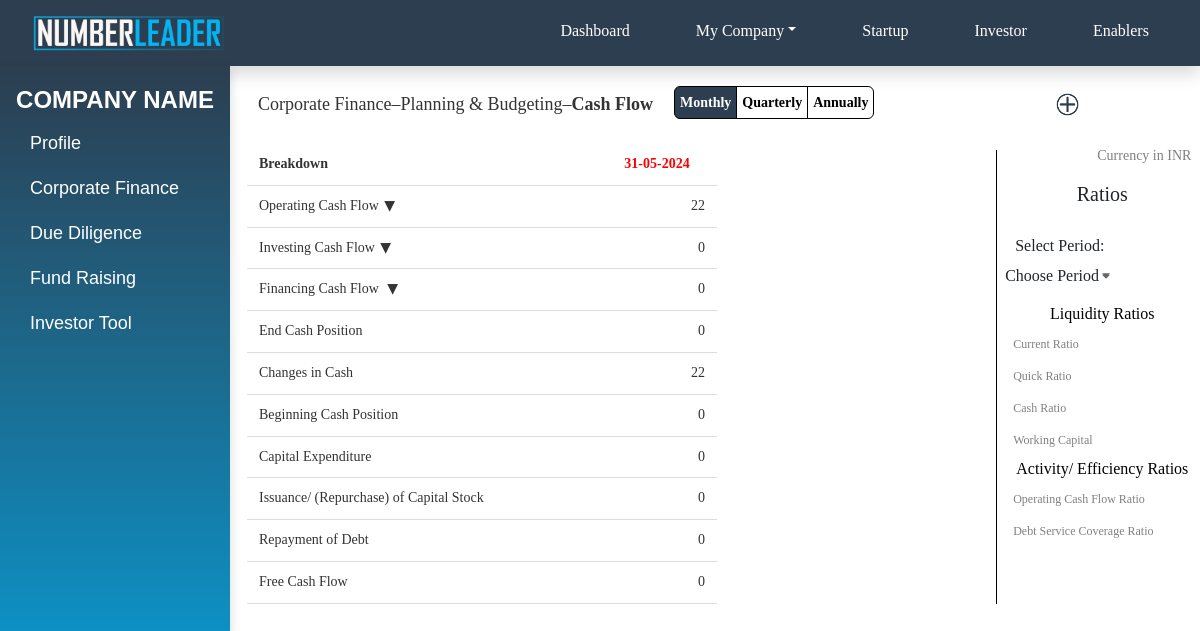
/planning_budgeting_cash_flow_table/C016/ (signed in), run on the app's committed database.
### app1/models.py (models this page shows)
class CashFlow(models.Model):
    company_id = models.ForeignKey(Company, on_delete=models.CASCADE)
    date = models.DateField()
    end_date = models.DateField(null=True)
    operating_cash_flow = models.IntegerField(default=0, null=True)
    net_income_from_continuing_operations = models.IntegerField(default=0, null=True)
    depreciation_and_amortization = models.IntegerField(default=0, null=True)
    change_in_working_capital = models.IntegerField(default=0, null=True)
    changes_in_receivables = models.IntegerField(default=0, null=True)
    change_in_inventory = models.IntegerField(default=0, null=True)
    change_in_hedging_assets_current = models.IntegerField(default=0, null=True)
    change_in_other_current_assets = models.IntegerField(default=0, null=True)
    change_in_payables_and_accrued_expense = models.IntegerField(default=0, null=True)
    change_in_pension_and_other_post_retirement_benefit_plans_current = models.IntegerField(default=0, null=True)
    change_in_current_debt_and_capital_lease_obligation = models.IntegerField(default=0, null=True)
    change_in_current_deferred_liabilities = models.IntegerField(default=0, null=True)
    change_in_other_current_liabilities = models.IntegerField(default=0, null=True)
    investing_cash_flow = models.IntegerField(default=0, null=True)
    cash_flow_from_continuing_investing_activities = models.IntegerField(default=0, null=True)
    net_ppe_purchase_and_sale = models.IntegerField(default=0, null=True)
    goodwill_and_other_intangible_assets = models.IntegerField(default=0, null=True)
    investments_and_advances = models.IntegerField(default=0, null=True)
    other_non_current_assets = models.IntegerField(default=0, null=True)
    financing_cash_flow = models.IntegerField(default=0, null=True)
    cash_flow_from_continuing_financing_activities = models.IntegerField(default=0, null=True)
    long_term_debt_and_capital_lease_obligation = models.IntegerField(default=0, null=True)
    non_current_deferred_liabilities = models.IntegerField(default=0, null=True)
    trade_and_other_payables_non_current = models.IntegerField(default=0, null=True)
    other_non_current_liabilities = models.IntegerField(default=0, null=True)
    common_stock_issuance_payments = models.IntegerField(default=0, null=True)
    common_stock_dividend_paid = models.IntegerField(default=0, null=True)
    end_cash_position = models.IntegerField(default=0, null=True)
    changes_in_cash = models.IntegerField(default=0, null=True)
    beginning_cash_position = models.IntegerField(default=0, null=True)
    capital_expenditure = models.IntegerField(default=0, null=True)
    issuance_repurchase_of_capital_stock = models.IntegerField(default=0, null=True)
    repayment_of_debt = models.IntegerField(default=0, null=True)
    free_cash_flow = models.IntegerField(default=0, null=True)
    monthly_or_quarterly_or_yearly = models.CharField(max_length=15, null=True)
    month_or_quarter_or_year_name = models.CharField(max_length=15, null=True)
    creator_id = models.CharField(max_length=15, null=True)
    modifier_id = models.CharField(max_length=15, null=True)
    created_date = models.DateTimeField(auto_now_add=True)
    modified_date = models.DateTimeField(auto_now=True)

### app1/views.py (the view, shortened to what this page needs)
# urls.py: path('planning_budgeting_cash_flow_table/<str:id>/',cashFlowTable,name='planning_budgeting_cash_flow_table'),
def cashFlowTable(request, id):
    company = Company.objects.get(company_id=id)
    cash_flows = CashFlow.objects.filter(company_id=id)
    months, quarters, years = get_months_quarters_years()
    balances=BalanceSheet.objects.filter(company_id=id)
    balance_data = []
    balance_data = []
    for balance in balances:
        balance_dict = {
             "end_date": balance.end_date.strftime('%d-%m-%Y') if balance.end_date else None,  # Format date as a string
            "monthly_or_quarterly_or_yearly": balance.monthly_or_quarterly_or_yearly,
            "cashandcashequivalents": float(balance.cash_and_cash_equivalents)  # Convert Decimal to float
        }
        balance_data.append(balance_dict)
    print("Balance JSON:", json.dumps(balance_data))  # Check if balance_data is correct
    cashratio = CashFlowRatios.objects.filter(company_id=id).values(
        'cashflowsheet_id',
        'current_ratio',
        'quick_ratio',
        'cash_ratio',
        'working_capital',
        'operating_cash_flow_ratio',
        'debt_service_coverage_ratio'
    )
    print(cash_flows)
    cashratio_list = list(cashratio)
    for ratio in cashratio_list:
        for key, value in ratio.items():
            if isinstance(value, Decimal):
                ratio[key] = float(value)
    context = {
    'company': company,
    'cash_flows': cash_flows,
    'months': months,
    'quarters': quarters,
    'years': years,
    'months_json': months_json,
    'quarters_json': quarters_json,
    'years_json': years_json,
    'cashratio_json': json.dumps(cashratio_list),  # Correct key and value
    'balance':json.dumps(balance_data)
}
    return render(request, 'admin/cash_flow_table.html', context)

### app1/context_processors.py (called while the page is built)
def custom_user(request):
    user_id = request.session.get('current_user_id')
    if user_id:
        try:
            user = User.objects.get(user_id=user_id)
            return {'current_user': user}
        except User.DoesNotExist:
            pass
    return {'current_user': None}

def custom_subuser(request):
    subuser_id = request.session.get('current_subuser_id')
    if subuser_id:
        try:
            subuser = Team.objects.get(subuser_id=subuser_id)
            return {'current_subuser': subuser}
        except Team.DoesNotExist:
            pass
    return {'current_subuser': None}

### app1/views.py (called while the page is built)
def get_months_quarters_years():
    months = ["April", "May", "June", "July", "August", "September", "October", "November", "December", "January", "February", "March"]
    quarters = ["Q1 Apr,May,Jun", "Q2 Jul,Aug,Sep", "Q3 Oct,Nov,Dec", "Q4 Jan,Feb,Mar"]
    years = [str(year) for year in range(2000, 2025)]
    return months, quarters, years

### templates/admin/cash_flow_table.html (shortened to what this page needs)
{% include 'admin/company_profile.html' %}
{% load static %}
{% block styles %}
<link rel="stylesheet" href="https://cdnjs.cloudflare.com/ajax/libs/font-awesome/5.15.4/css/all.min.css">
{% endblock styles %}
{% block content %}
        <div class="breadcrumb-container">
            <div class="breadcrumb">
                <span>Corporate Finance</span> &ndash; <span>Planning & Budgeting</span> &ndash; <span class="bold-text">Cash Flow</span>
                <div class="btn-group ms-3" style="padding: 5px !important;">
                    <button class="btn btn-primary">Monthly</button>
                    <button class="btn btn-primary">Quarterly</button>
                    <button class="btn btn-primary">Annually</button>
                </div>
            </div>
            <a href="#" class="btn btn-custom" id="plus" data-bs-toggle="modal" data-bs-target="#cash_flow"><img src="{% static 'images/add.png' %}" title="Add a new Statements"></a>
        </div>
<div class="container  mt-1">
    <div class="row">
        <div class="add-button-container">
            <div class="table-container mt-1">
                <div class="table-card-wrapper">
                <div class="table-wrapper">
                    <table class="cell">
                        <thead>
                            <tr>
                                <th class="rowview">Breakdown</th>
                                {% for income_statement in cash_flows %}
                                <th class="rowview1">
                                    <span class="end-date">{{ income_statement.end_date|date:'d-m-Y' }}</span>
                                   </th>
                                {% endfor %}
                            </tr>
                        </thead>
                        <tbody>
                            <tr>
                                <td>Operating Cash Flow<span class="expandable-icon" onclick="toggle(this, '#MS01a');"></span></td>
                                {% for income_statement in cash_flows %}
                                <td id="total_assets-{{ forloop.counter }}">{{income_statement.operating_cash_flow}}</td>
                                {% endfor %}
                            </tr>
                                <tr>
                                <td>Investing Cash Flow<span class="expandable-icon" onclick="toggle(this, '#LI01');"></span></td>
                                {% for income_statement in cash_flows %}
                                <td class=" total_non_current_assets_column" id="total_non_current_assets-{{ forloop.counter }}" oninput="calculatetotal()">{{ income_statement.investing_cash_flow }}</td>
                                {% endfor %}
                            </tr>
                            <tr>
                                <td>Financing Cash Flow <span class="expandable-icon" onclick="toggle(this, '#LI01a');"></span></td>
                                {% for income_statement in cash_flows %}
                                <td class=" total-liabilities-column" id="total-liabilities-net-minority-interest-{{ forloop.counter }}" oninput="calculatetotal()">{{ income_statement.financing_cash_flow }}</td>
                                {% endfor %}
                            </tr>
                            <tr>
                                <td>End Cash Position</td>
                                {% for income_statement in cash_flows %}
                                    <td class="end-cash-position" >{{income_statement.end_cash_position}}</td>
                                    {% endfor %}
                            </tr>
                            <tr>
                                <td>Changes in Cash</td>
                                {% for income_statement in cash_flows %}
                                    <td>{{income_statement.changes_in_cash}}</td>
                                    {% endfor %}
                            </tr>
                            <tr>
                                <td>Beginning Cash Position</td>
                                {% for income_statement in cash_flows %}
                                    <td>{{income_statement.beginning_cash_position}}</td>
                                    {% endfor %}
                            </tr>
                            <tr>
                                <td>Capital Expenditure</td>
                                {% for income_statement in cash_flows %}
                                    <td>{{income_statement.capital_expenditure}}</td>
                                    {% endfor %}
                            </tr>
                            <tr>
                                <td>Issuance/ (Repurchase) of Capital Stock</td>
                                {% for income_statement in cash_flows %}
                                    <td>{{income_statement.issuance_repurchase_of_capital_stock}}</td>
                                    {% endfor %}
                            </tr>
                            <tr>
                                <td>Repayment of Debt</td>
                                {% for income_statement in cash_flows %}
                                    <td>{{income_statement.repayment_of_debt}}</td>
                                    {% endfor %}
                            </tr>
                            <tr>
                                <td>Free Cash Flow</td>
                                {% for income_statement in cash_flows %}
                                    <td>{{income_statement.free_cash_flow}}</td>
                                    {% endfor %}
                            </tr>
                        </tbody>
                    </table>
                </div>
                <div class="card">
                    <div class="card-body">
                        <div class="row"  style="margin-top: -15px; text-align: end; color: grey; font-size: 14px; padding-bottom: 0px; margin-bottom: 0px;"><p>Currency in INR</p></div>
                        <h5 class="card-title">Ratios</h5>
                        <div class="form-group">
                            <div class="row align-items-center" style="margin-bottom: 10px;">
                                <div class="col-md-6" style="text-align: center; margin-left: 2px; padding-right: 8px;">
                                    <label for="period">Select Period:</label>
                                </div>
                                <div class="col-md-6" style="margin-left: -20px; padding-right: 0px; z-index: 5; text-align: left;">
                                    <select id="period" class="form-control">
                                        <option value="" disabled selected>Choose Period</option>
                                    </select>
                                </div>
                            </div>
                        </div>
                        <h6 class="liquidity">Liquidity Ratios</h6>
                        <div class="info-block">
                            <label for="current_ratio" class="label"> Current Ratio</label>
                        </div>
                        <div class="info-block">
                            <label for="quick_ratio" class="label">Quick Ratio </label>
                        </div>
                        <div class="info-block">
                            <label for="cash_ratio" class="label">Cash Ratio</label>
                        </div>
                        <div class="info-block">
                            <label for="working_capital" class="label">Working Capital</label>
                        </div>
                        <h6 class="liquidity">Activity/ Efficiency Ratios</h6>
                        <div class="info-block">
                            <label for="operating_cash_flow_ratio" class="label">Operating Cash Flow Ratio</label>
                        </div>
                        <div class="info-block">
                            <label for="debt_service_coverage_ratio" class="label">Debt Service Coverage Ratio</label>
                        </div>
                    </div>
                </div>
        </div>
        </div>
{% endblock content %}

### static/css/styles.css (style rules this page uses)
.form-control,.form-select,.form-control:focus,.form-select:focus { border-color:#000000 !important; }
body { font-family: 'Times New Roman','Arial', sans-serif; background-color: var(--bg-color); }
:root { --primary-color: #4a90e2; --secondary-color: #2c3e50; --accent-color: #00eb0c; --text-color: #333; --bg-color: #f4f4f4; }
body { font-family: "Times New Roman", sans-serif; }

### templates/admin/company_profile.html (style rules this page uses)
body { background-color: white; color: #333; }

### data on the page
CashFlow: end_date "31-05-2024", operating_cash_flow "22", investing_cash_flow "0", financing_cash_flow "0", end_cash_position "0", changes_in_cash "22", beginning_cash_position "0", capital_expenditure "0", issuance_repurchase_of_capital_stock "0", repayment_of_debt "0", free_cash_flow "0"
